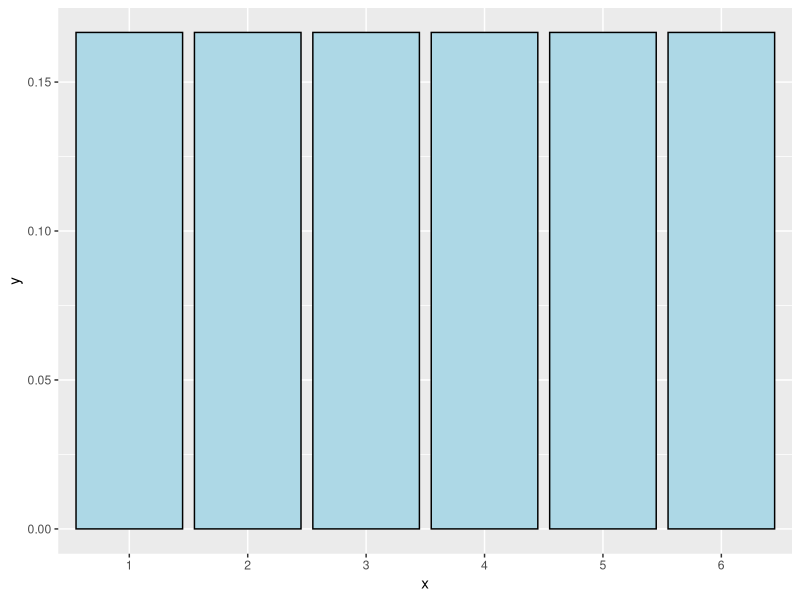
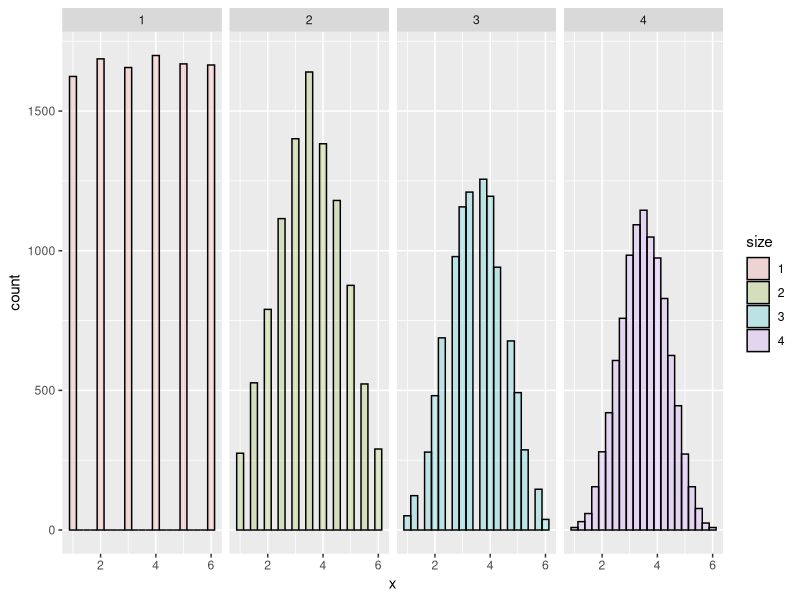

These charts were generated, in order, by the following R code:
## ---- chunk 1
knitr::opts_chunk$set(echo = TRUE)
library(ggplot2)
## ---- chunk 2
ggplot(data.frame(x = factor(1 : 6), y = rep(1/6, 6)), aes(x = x, y = y)) + geom_bar(stat = "identity", colour = 'black', fill = "lightblue")
## ---- chunk 3
nosim <- 10000
dat <- data.frame(
  x = c(sample(1 : 6, nosim, replace = TRUE),
        apply(matrix(sample(1 : 6, nosim * 2, replace = TRUE), 
                     nosim), 1, mean),
        apply(matrix(sample(1 : 6, nosim * 3, replace = TRUE), 
                     nosim), 1, mean),
        apply(matrix(sample(1 : 6, nosim * 4, replace = TRUE), 
                     nosim), 1, mean)
        ),
  size = factor(rep(1 : 4, rep(nosim, 4))))
g <- ggplot(dat, aes(x = x, fill = size)) 
g<- g + geom_histogram(alpha = .20, binwidth=.25, colour = "black") 
g + facet_grid(. ~ size)
